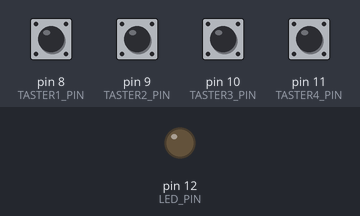
Bench run of a program on a simulated Arduino Uno, built with avr-gcc and run on an emulated ATmega328P. Shown: output pins drawn as LEDs (lit = HIGH). The inputs (shaded band) are chosen by the test bench; at power-on: pin 8 (TASTER1_PIN), pin 9 (TASTER2_PIN), pin 10 (TASTER3_PIN), pin 11 (TASTER4_PIN) HIGH.

Above: at 1.2 s.
1.3 s: pin 10 (TASTER3_PIN) pulled LOW for 0.15 s
At 1.37 s:
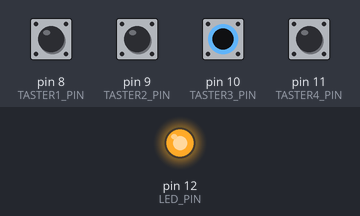
Timing chart, 0 to 4.3 s (numbered marks = the images above; inputs shaded):
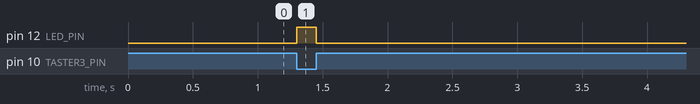

The program:

main.cpp
```cpp
#include <Arduino.h>

int LED_PIN = 12;
int TASTER1_PIN = 8;
int TASTER2_PIN = 9;
int TASTER3_PIN = 10;
int TASTER4_PIN = 11;

bool taster1Zustand = LOW;
bool taster2Zustand = LOW;
bool taster3Zustand = LOW;
bool taster4Zustand = LOW;

void setup() {
  pinMode(LED_PIN, OUTPUT);           // LED_PIN als Ausgang
  pinMode(TASTER1_PIN, INPUT_PULLUP);  // Eingang mit aktiviertem internen Pull-Up Widerstand
  pinMode(TASTER2_PIN, INPUT_PULLUP);
  pinMode(TASTER3_PIN, INPUT_PULLUP);
  pinMode(TASTER4_PIN, INPUT_PULLUP);

  digitalWrite(LED_PIN, HIGH);        // Am Anfang LED anschalten

  Serial.begin(9600);                 // Seriellen Monitor starten
}

void loop() {
  taster1Zustand = digitalRead(TASTER1_PIN);
  taster2Zustand = digitalRead(TASTER2_PIN);
  taster3Zustand = digitalRead(TASTER3_PIN);
  taster4Zustand = digitalRead(TASTER4_PIN);

  if ((taster1Zustand == LOW) && (taster2Zustand == LOW)) {
    digitalWrite(LED_PIN, HIGH);
  } else if ((taster3Zustand == LOW) || (taster4Zustand == LOW)) {
    digitalWrite(LED_PIN, HIGH);
  } else {
    digitalWrite(LED_PIN, LOW);
  }

}
```

Measured:
- after the input at 1.3 s, pin 12 (LED_PIN): LOW → HIGH at once, → LOW 0.15 s later
